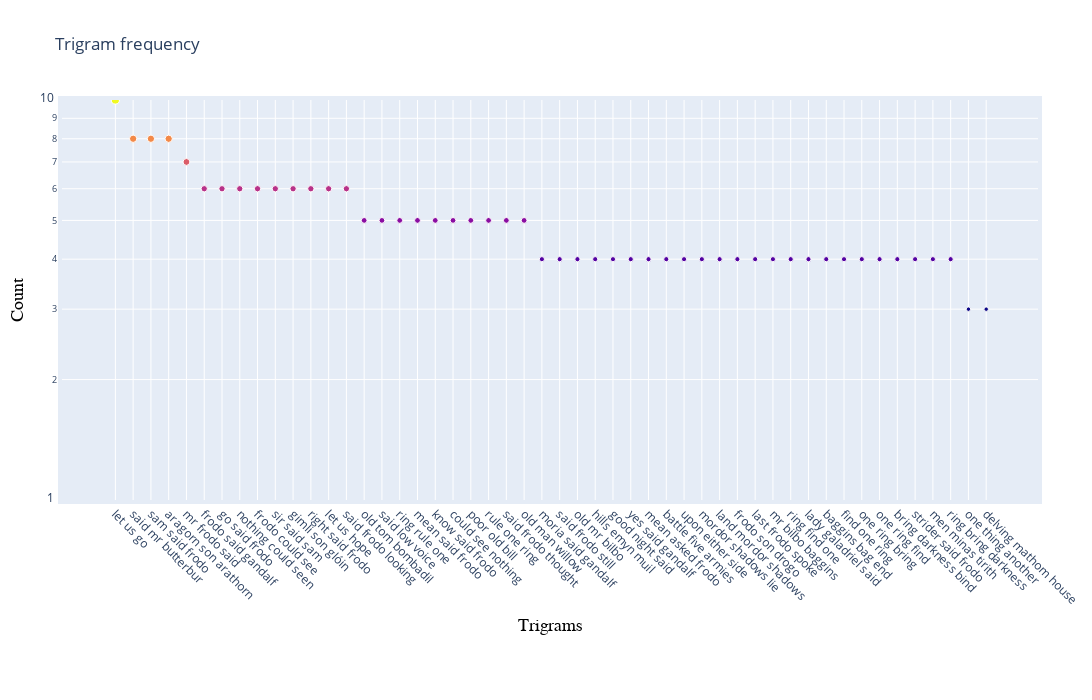

Write notebook code for a chart like this one.
### Code cell
fig.show()

### Figure 1 — Plotly figure (JSON) as saved in the notebook; plotly's stock layout.template omitted (floating-point values rounded to 4 significant figures)
{"data": [{"hovertemplate": "Trigram: %{x}<br>Count: %{y}<extra></extra>", "marker": {"color": [10, 8, 8, 8, 7, 6, 6, 6, 6, 6, 6, 6, 6, 6, 5, 5, 5, 5, 5, 5, 5, 5, 5, 5, 4, 4, 4, 4, 4, 4, 4, 4, 4, 4, 4, 4, 4, 4, 4, 4, 4, 4, 4, 4, 4, 4, 4, 4, 3, 3], "opacity": 1, "size": [10, 8, 8, 8, 7, 6, 6, 6, 6, 6, 6, 6, 6, 6, 5, 5, 5, 5, 5, 5, 5, 5, 5, 5, 4, 4, 4, 4, 4, 4, 4, 4, 4, 4, 4, 4, 4, 4, 4, 4, 4, 4, 4, 4, 4, 4, 4, 4, 3, 3], "sizemode": "area", "sizeref": 0.3}, "mode": "markers", "type": "scatter", "x": ["let us go", "said mr butterbur", "sam said frodo", "aragorn son arathorn", "mr frodo said", "frodo said gandalf", "go said frodo", "nothing could seen", "frodo could see", "sir said sam", "gimli son glóin", "right said frodo", "let us hope", "said frodo looking", "old tom bombadil", "said low voice", "ring rule one", "mean said frodo", "know said frodo", "could see nothing", "poor old bill", "rule one ring", "said frodo thought", "old man willow", "moria said gandalf", "said frodo still", "old mr bilbo", "hills emyn muil", "good night said", "yes said gandalf", "mean asked frodo", "battle five armies", "upon either side", "mordor shadows lie", "land mordor shadows", "frodo son drogo", "last frodo spoke", "mr bilbo baggins", "ring find one", "lady galadriel said", "baggins bag end", "find one ring", "one ring bring", "one ring find", "bring darkness bind", "strider said frodo", "men minas tirith", "ring bring darkness", "one thing another", "delving mathom house"], "y": [10, 8, 8, 8, 7, 6, 6, 6, 6, 6, 6, 6, 6, 6, 5, 5, 5, 5, 5, 5, 5, 5, 5, 5, 4, 4, 4, 4, 4, 4, 4, 4, 4, 4, 4, 4, 4, 4, 4, 4, 4, 4, 4, 4, 4, 4, 4, 4, 3, 3]}], "layout": {"autosize": false, "height": 700, "margin": {"b": 200, "l": 50, "pad": 4, "r": 50, "t": 100}, "title": {"text": "Trigram frequency"}, "width": 1200, "xaxis": {"automargin": true, "autorange": true, "range": [-2.976, 51.9], "tickangle": 45, "title": {"font": {"color": "black", "family": "Arial, bold", "size": 18}, "text": "Trigrams"}, "type": "category"}, "yaxis": {"automargin": true, "range": [0, 1], "title": {"font": {"color": "black", "family": "Arial, sans-serif", "size": 18}, "text": "Count"}, "type": "log"}}}
